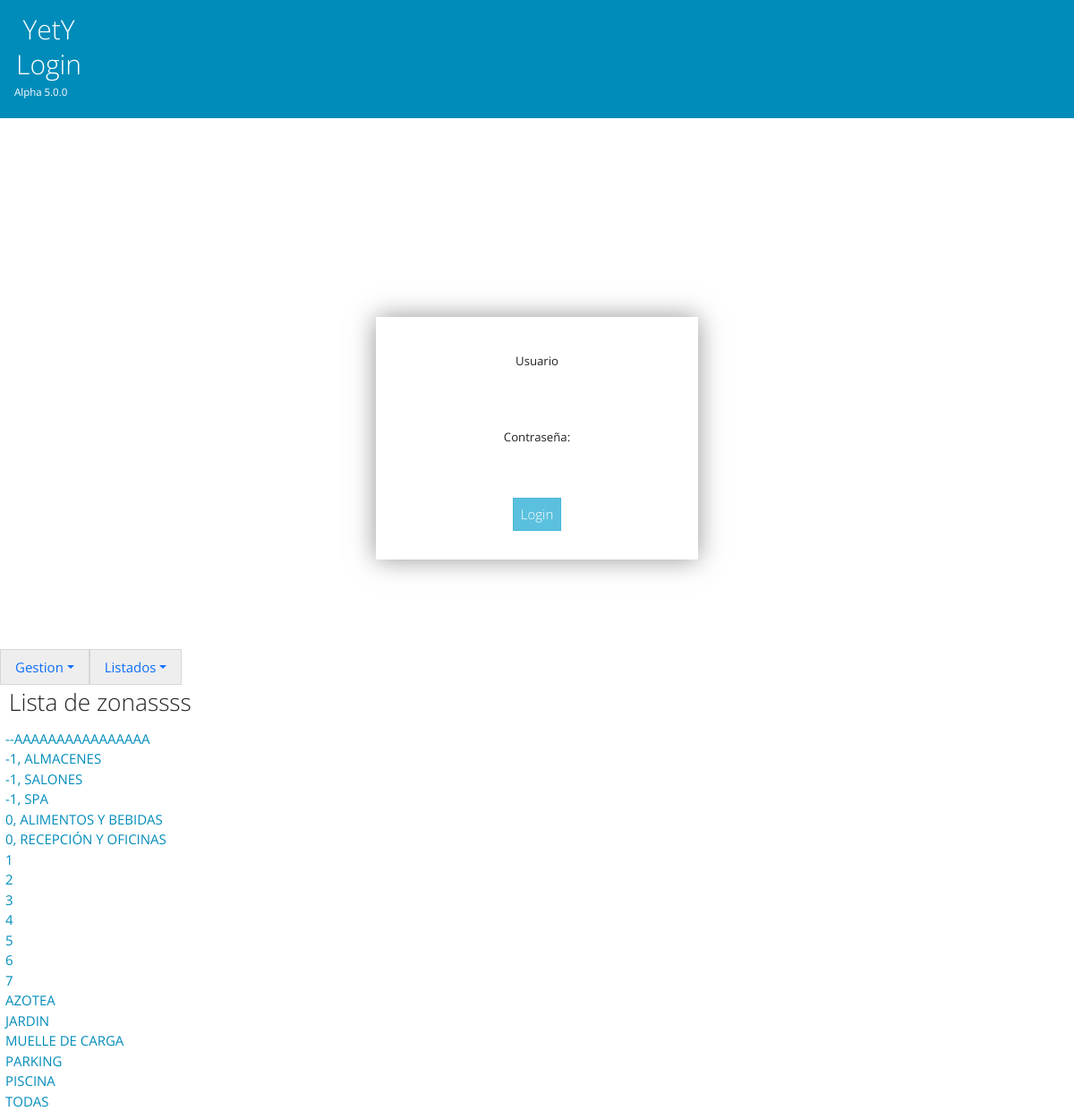
The app's page /espacios/zonas_user_list/, older data.
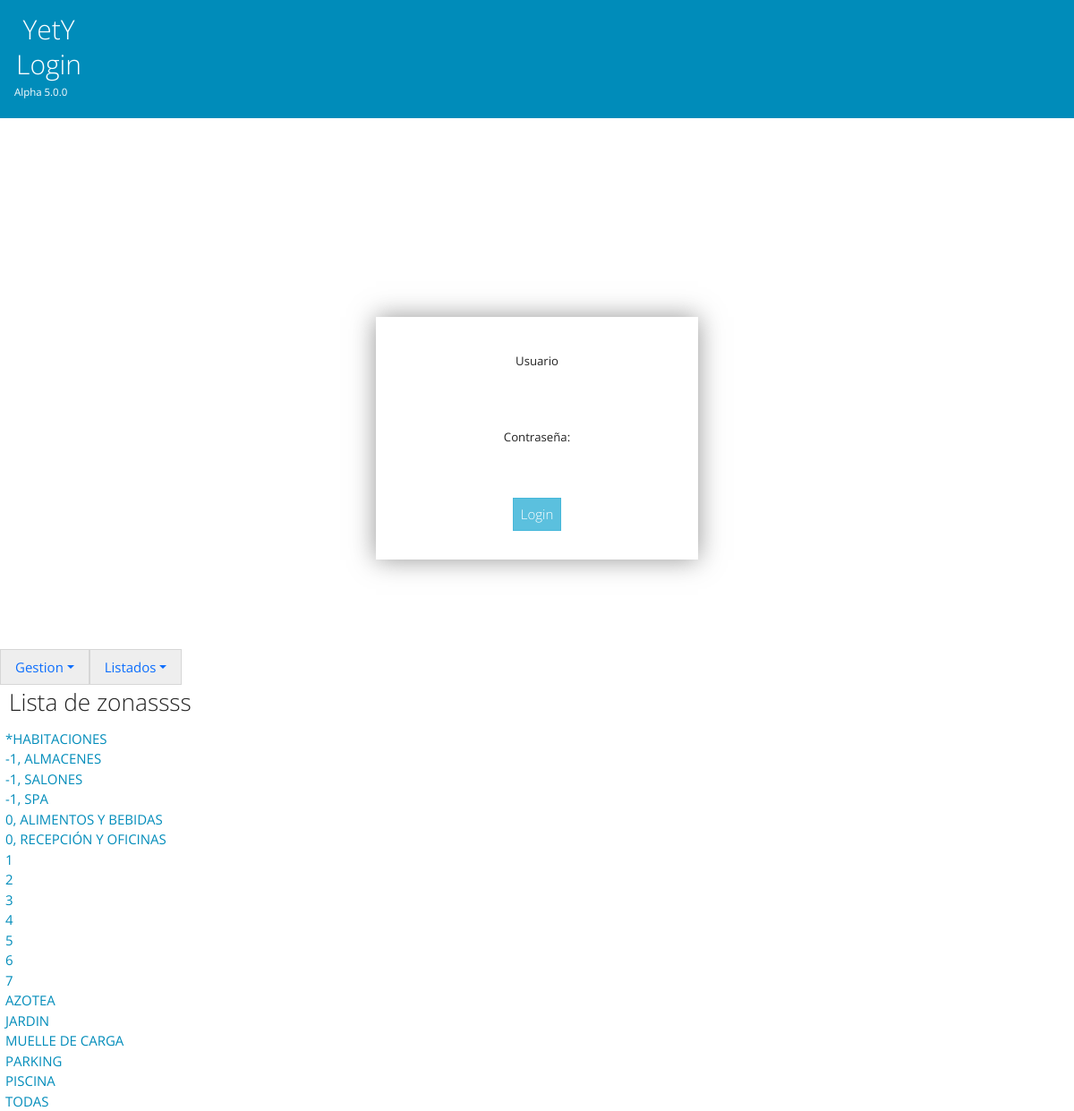
The same page, newer data.
### espacios/models.py (models this page shows, shortened)
class Zonas (models.Model):
    nombre=models.CharField(default='' ,null=False,max_length=50,verbose_name='Nombre de la zona', help_text="Nombre de la ubicacion",blank=True)
    departamento=models.ManyToManyField('Departamentos',  max_length=50,verbose_name='departamento de',  help_text="departamento de" ,blank=True)
    class Meta:
            ordering = ["nombre"]

### espacios/views.py (the view)
class Zonas_user_list (ListView) :
    model = Zonas
    fields= '__all__'
    template_name = 'zona_user_list.html'
    ordering = ['nombre']
    paginate_by = 25
    context_object_name = 'list' # Esto es lo que envía al template

### espacios/templates/zona_user_list.html (shortened to what this page needs)
<!doctype html>
<html lang="es">
{% extends "base.html" %}
{% block navbar2 %}{% include 'navbar_espacios.html'%}{% endblock navbar2 %}
{% block header %}
  <div style=    "display: flex;   padding: 5px; justify-content :left; text-align: center; ">
    <h3>Lista de zonassss</h3>
  </div>
{% endblock header %}
{% block content %}
{% load static %}
<form method="POST" class="post-form">{% csrf_token %}
<div class="container_fluid" style="padding-left: 5px" >
{% for  list in list  %}
  <div class="row">
    <div style= 'padding-left: 1rem;'>  <a href="/espacios/ubicacion_user_list/{{ list.id }}" >{{ list.nombre }} </a>  </div>
   </div>
{% endfor %}
</div>
</form>
{% endblock %}

Row changes from the older to the newer data that the page shows:
changed Zonas: nombre "--AAAAAAAAAAAAAAAA" → "*HABITACIONES"
